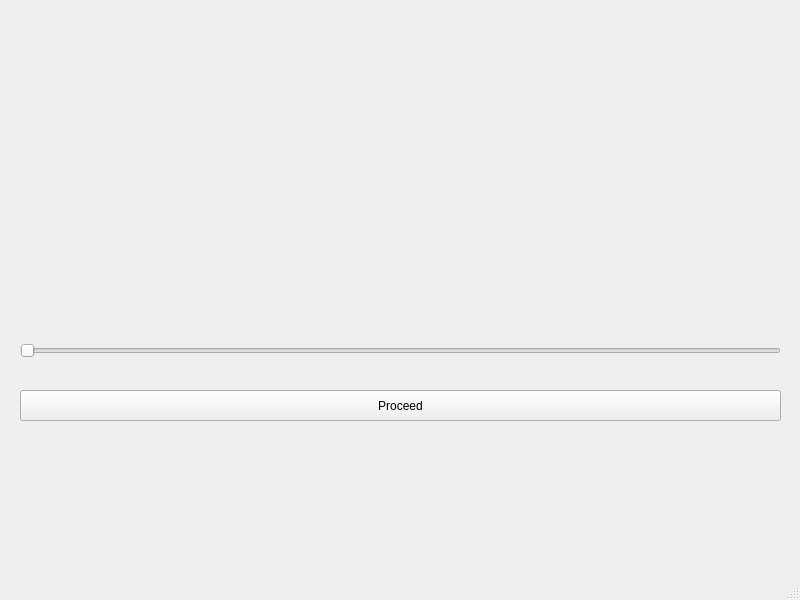
<?xml version="1.0" encoding="UTF-8"?>
<ui version="4.0">
 <class>MainWindow</class>
 <widget class="QMainWindow" name="MainWindow">
  <property name="geometry">
   <rect>
    <x>0</x>
    <y>0</y>
    <width>800</width>
    <height>600</height>
   </rect>
  </property>
  <property name="windowTitle">
   <string>MainWindow</string>
  </property>
  <widget class="QWidget" name="centralwidget">
   <widget class="QPushButton" name="proceedBut">
    <property name="geometry">
     <rect>
      <x>20</x>
      <y>390</y>
      <width>761</width>
      <height>31</height>
     </rect>
    </property>
    <property name="text">
     <string>Proceed</string>
    </property>
   </widget>
   <widget class="QSlider" name="horizontalSlider">
    <property name="geometry">
     <rect>
      <x>20</x>
      <y>340</y>
      <width>761</width>
      <height>22</height>
     </rect>
    </property>
    <property name="orientation">
     <enum>Qt::Horizontal</enum>
    </property>
   </widget>
   <widget class="PlotWidget" name="graphWidget" native="true">
    <property name="geometry">
     <rect>
      <x>20</x>
      <y>10</y>
      <width>761</width>
      <height>311</height>
     </rect>
    </property>
   </widget>
  </widget>
  <widget class="QMenuBar" name="menubar">
   <property name="geometry">
    <rect>
     <x>0</x>
     <y>0</y>
     <width>800</width>
     <height>21</height>
    </rect>
   </property>
  </widget>
  <widget class="QStatusBar" name="statusbar"/>
 </widget>
 <customwidgets>
  <customwidget>
   <class>PlotWidget</class>
   <extends>QWidget</extends>
   <header>pyqtgraph</header>
   <container>1</container>
  </customwidget>
 </customwidgets>
 <resources/>
 <connections/>
</ui>
